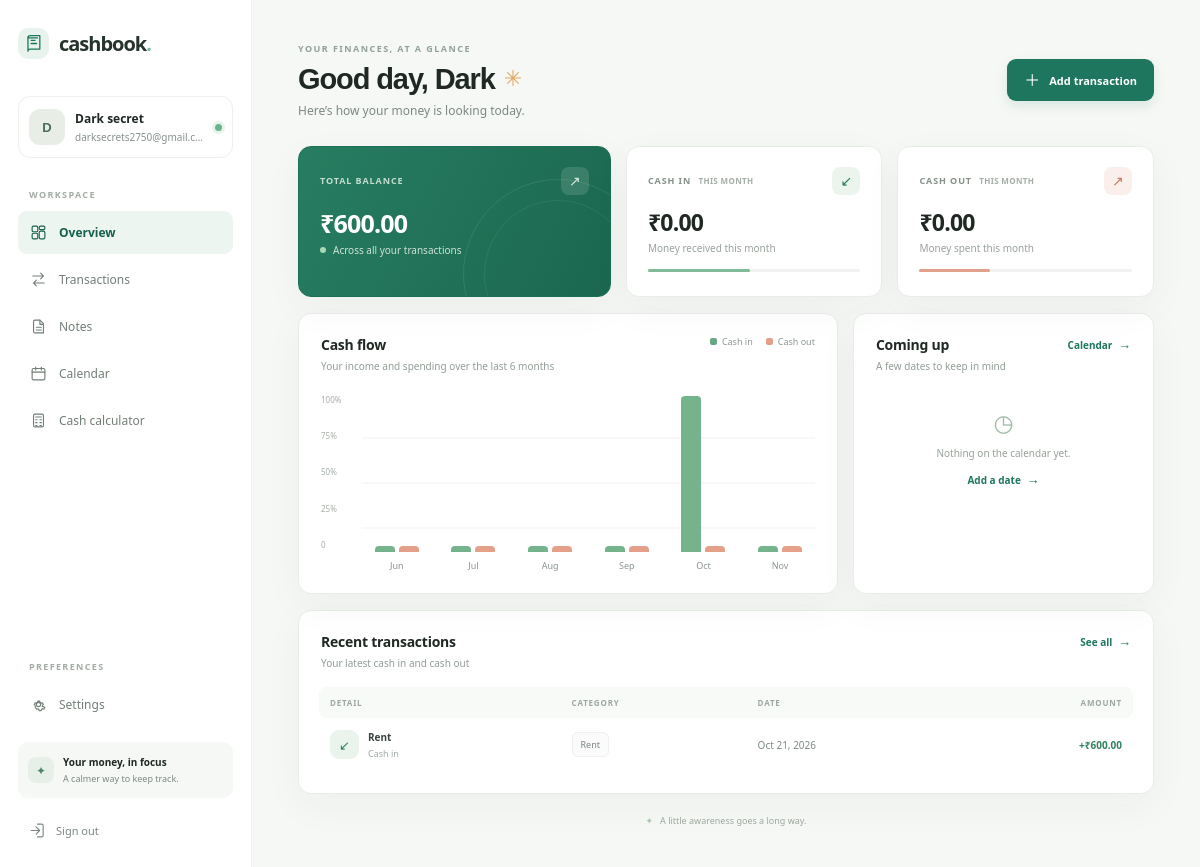
The app's page / (signed in) with its own data.
### Cashbook/cashbook/models.py (models this page shows, shortened)
class User(AbstractUser):
    username = None
    email = models.EmailField("email address", unique=True)
    LANGUAGE_CHOICES = [
        ("en", "English"),
        ("hi", "हिन्दी"),
        ("as", "অসমীয়া"),
        ("bn", "বাংলা"),
        ("gu", "ગુજરાતી"),
        ("kn", "ಕನ್ನಡ"),
        ("ks", "کٲشُر"),
        ("ml", "മലയാളം"),
        ("mr", "मराठी"),
        ("ne", "नेपाली"),
        ("or", "ଓଡ଼ିଆ"),
        ("pa", "ਪੰਜਾਬੀ"),
        ("sa", "संस्कृतम्"),
        ("ta", "தமிழ்"),
        ("te", "తెలుగు"),
        ("ur", "اردو"),
    ]
    CURRENCY_CHOICES = [
        ("INR", _("Indian Rupee (₹)")), ("USD", _("US Dollar ($)")), ("EUR", _("Euro (€)")),
        ("GBP", _("British Pound (£)")), ("CAD", _("Canadian Dollar (C$)")), ("AUD", _("Australian Dollar (A$)")),
    ]
    currency = models.CharField(max_length=3, choices=CURRENCY_CHOICES, default="INR")
    language = models.CharField(max_length=5, choices=LANGUAGE_CHOICES, default="en")
    dark_mode = models.BooleanField(default=False)
    DATE_FORMAT_CHOICES = [
        ("dmy", _("DD/MM/YYYY (day/month/year)")),
        ("mdy", _("MM/DD/YYYY (month/day/year)")),
        ("ymd", _("YYYY-MM-DD (year-month-day)")),
    ]
    date_format = models.CharField(max_length=3, choices=DATE_FORMAT_CHOICES, default="dmy")
    TIME_FORMAT_CHOICES = [("12h", _("12-hour")), ("24h", _("24-hour"))]
    CURRENCY_FORMAT_CHOICES = [("symbol", _("Currency symbol")), ("code", _("Currency code"))]
    time_format = models.CharField(max_length=3, choices=TIME_FORMAT_CHOICES, default="12h")
    currency_format = models.CharField(max_length=6, choices=CURRENCY_FORMAT_CHOICES, default="symbol")
    USERNAME_FIELD = "email"
    REQUIRED_FIELDS = []
    objects = UserManager()
    @property
    def display_name(self):
        return self.get_full_name().strip() or self.email.split("@")[0]

class Transaction(models.Model):
    INCOME = "income"
    EXPENSE = "expense"
    TYPE_CHOICES = [(INCOME, _("Cash in")), (EXPENSE, _("Cash out"))]
    user = models.ForeignKey(User, on_delete=models.CASCADE, related_name="transactions")
    account = models.ForeignKey("TransactionAccount", on_delete=models.CASCADE, related_name="transactions")
    kind = models.CharField(max_length=8, choices=TYPE_CHOICES)
    amount = models.DecimalField(max_digits=12, decimal_places=2, validators=[MinValueValidator(Decimal("0.01"))])
    category = models.CharField(max_length=60, default="General")
    description = models.CharField(max_length=180, blank=True)
    date = models.DateField(default=timezone.localdate)
    created_at = models.DateTimeField(auto_now_add=True)
    class Meta:
        ordering = ["-date", "-created_at"]

### Cashbook/cashbook/views.py (the view)
# urls.py: path("", views.dashboard, name="dashboard"),
@login_required
def dashboard(request):
    account = get_active_account(request)
    today = timezone.localdate()
    all_items = Transaction.objects.filter(user=request.user, account=account)
    month_items = all_items.filter(date__year=today.year, date__month=today.month)
    month_in, month_out = totals(month_items)
    total_in, total_out = totals(all_items)
    chart = []
    for offset in range(5, -1, -1):
        month_num = today.month - offset
        year = today.year
        while month_num <= 0:
            month_num += 12
            year -= 1
        month_date = date(year, month_num, 1)
        incoming, outgoing = totals(all_items.filter(date__year=year, date__month=month_num))
        chart.append({"label": date_format(month_date, "M"), "income": float(incoming), "expense": float(outgoing)})
    max_value = max((max(item["income"], item["expense"]) for item in chart), default=0) or 1
    for item in chart:
        item["income_height"] = max(4, round(item["income"] / max_value * 100))
        item["expense_height"] = max(4, round(item["expense"] / max_value * 100))
    context = page_context(request,
        today=today, balance=money(request.user, total_in - total_out, account=account),
        month_income=money(request.user, month_in, account=account), month_expense=money(request.user, month_out, account=account),
        active_account=account,
        recent_transactions=all_items[:6], chart=chart,
        upcoming_events=CalendarEvent.objects.filter(user=request.user, date__gte=today).order_by("date", "time")[:3],
    )
    return render(request, "cashbook/dashboard.html", context)

### Cashbook/cashbook/views.py (called while the page is built)
def money(user, amount, account=None):
    return f"{currency_prefix(user, account=account)}{amount:,.2f}"

def currency_prefix(user, account=None):
    currency = account.currency if account else user.currency
    if user.currency_format == "code":
        return f"{currency} "
    return CURRENCY_SYMBOLS.get(currency, currency + " ")

def totals(queryset):
    incoming = queryset.filter(kind=Transaction.INCOME).aggregate(total=Sum("amount"))["total"] or Decimal("0")
    outgoing = queryset.filter(kind=Transaction.EXPENSE).aggregate(total=Sum("amount"))["total"] or Decimal("0")
    return incoming, outgoing

def page_context(request, **context):
    active_account = context.get("active_account") or get_active_account(request)
    accounts = context.get("accounts")
    if accounts is None:
        accounts = list(TransactionAccount.objects.filter(user=request.user))
    context["active_account"] = active_account
    context["accounts"] = accounts
    context["currency_prefix"] = currency_prefix(request.user, account=active_account)
    context["transaction_currency"] = active_account.currency
    context["date_display_format"] = DATE_DISPLAY_FORMATS.get(request.user.date_format, "d/m/Y")
    context["time_display_format"] = "H:i" if request.user.time_format == "24h" else "g:i A"
    return context

### Cashbook/templates/cashbook/dashboard.html (shortened to what this page needs)
{% extends "cashbook/base.html" %}
{% load i18n %}
{% block content %}
  <div class="page-heading dashboard-heading">
    <div><span class="eyebrow">{% trans "YOUR FINANCES, AT A GLANCE" %}</span><h1>{% trans "Good day," %} {{ user.first_name|default:user.display_name }} <span class="wave">✳</span></h1><p>{% trans "Here’s how your money is looking today." %}</p></div>
    <a class="button button-primary" href="{% url 'transaction_create' %}"><span class="plus">＋</span> {% trans "Add transaction" %}</a>
  </div>
  <section class="summary-grid" aria-label="{% trans 'Cash summary' %}">
    <article class="summary-card balance-card"><div class="summary-top"><span class="summary-label">{% trans "TOTAL BALANCE" %}</span><span class="summary-icon balance-icon">↗</span></div><div class="summary-value">{{ balance }}</div><div class="summary-caption"><span class="status-dot"></span> {% trans "Across all your transactions" %}</div><div class="balance-decoration"></div></article>
    <article class="summary-card"><div class="summary-top"><span class="summary-label">{% trans "CASH IN" %} <span class="summary-period">{% trans "THIS MONTH" %}</span></span><span class="summary-icon income-icon">↙</span></div><div class="summary-value">{{ month_income }}</div><div class="summary-caption">{% trans "Money received this month" %}</div><div class="mini-track"><span class="mini-fill income-fill"></span></div></article>
    <article class="summary-card"><div class="summary-top"><span class="summary-label">{% trans "CASH OUT" %} <span class="summary-period">{% trans "THIS MONTH" %}</span></span><span class="summary-icon expense-icon">↗</span></div><div class="summary-value">{{ month_expense }}</div><div class="summary-caption">{% trans "Money spent this month" %}</div><div class="mini-track"><span class="mini-fill expense-fill"></span></div></article>
  </section>
  <section class="content-grid">
    <article class="panel chart-panel">
      <div class="panel-heading"><div><h2>{% trans "Cash flow" %}</h2><p>{% trans "Your income and spending over the last 6 months" %}</p></div><span class="chart-legend"><i class="legend-income"></i> {% trans "Cash in" %} <i class="legend-expense"></i> {% trans "Cash out" %}</span></div>
      <div class="chart-area" role="img" aria-label="{% trans 'Monthly cash in and cash out comparison' %}">
        <div class="chart-y"><span>100%</span><span>75%</span><span>50%</span><span>25%</span><span>0</span></div>
        <div class="chart-columns">{% for item in chart %}<div class="chart-month"><div class="bar-pair"><span class="bar bar-income" style="height:{{ item.income_height }}%" title="Cash in: {{ currency_prefix }}{{ item.income|floatformat:2 }}"></span><span class="bar bar-expense" style="height:{{ item.expense_height }}%" title="Cash out: {{ currency_prefix }}{{ item.expense|floatformat:2 }}"></span></div><span class="chart-label">{{ item.label }}</span></div>{% endfor %}</div>
      </div>
    </article>
    <article class="panel upcoming-panel">
      <div class="panel-heading"><div><h2>{% trans "Coming up" %}</h2><p>{% trans "A few dates to keep in mind" %}</p></div><a class="text-link" href="{% url 'calendar' %}">{% trans "Calendar" %} <span>→</span></a></div>
      {% if upcoming_events %}<div class="upcoming-list">{% for event in upcoming_events %}<a class="upcoming-item" href="{% url 'event_edit' event.pk %}"><span class="event-date"><strong>{{ event.date|date:"d" }}</strong><small>{{ event.date|date:"M" }}</small></span><span class="upcoming-copy"><strong>{{ event.title }}</strong><small>{% if event.date == today %}{% trans "Today" %}{% else %}{{ event.date|date:"l, M j" }}{% endif %}{% if event.time %} · {{ event.time|time:time_display_format }}{% endif %}</small></span><span class="upcoming-arrow">↗</span></a>{% endfor %}</div>{% else %}<div class="small-empty"><span class="empty-symbol">◷</span><p>{% trans "Nothing on the calendar yet." %}</p><a class="text-link" href="{% url 'event_create' %}">{% trans "Add a date" %} <span>→</span></a></div>{% endif %}
    </article>
  </section>
  <section class="panel transactions-panel">
    <div class="panel-heading"><div><h2>{% trans "Recent transactions" %}</h2><p>{% trans "Your latest cash in and cash out" %}</p></div><a class="text-link" href="{% url 'transactions' %}">{% trans "See all" %} <span>→</span></a></div>
    {% if recent_transactions %}
    <div class="table-wrap"><table class="data-table"><thead><tr><th>{% trans "DETAIL" %}</th><th>{% trans "CATEGORY" %}</th><th>{% trans "DATE" %}</th><th class="align-right">{% trans "AMOUNT" %}</th></tr></thead><tbody>
      {% for item in recent_transactions %}<tr><td><span class="transaction-avatar {% if item.kind == 'income' %}avatar-income{% else %}avatar-expense{% endif %}">{% if item.kind == 'income' %}↙{% else %}↗{% endif %}</span><span class="transaction-name"><strong>{{ item.description|default:item.category }}</strong><small>{% if item.kind == 'income' %}{% trans "Cash in" %}{% else %}{% trans "Cash out" %}{% endif %}</small></span></td><td><span class="category-tag">{{ item.category }}</span></td><td>{{ item.date|date:"M j, Y" }}</td><td class="align-right amount {% if item.kind == 'income' %}amount-in{% else %}amount-out{% endif %}">{% if item.kind == 'income' %}+{% else %}−{% endif %}{{ currency_prefix }}{{ item.amount|floatformat:2 }}</td></tr>{% endfor %}
    </tbody></table></div>
    {% endif %}
  </section>
  <div class="dashboard-footnote"><span>✦</span> {% trans "A little awareness goes a long way." %}</div>
{% endblock %}

### Cashbook/templates/cashbook/base.html (shortened to what this page needs)
{% load static i18n %}
<!doctype html>
<html lang="{{ request.LANGUAGE_CODE|default:'en' }}" data-theme="{% if user.is_authenticated and user.dark_mode %}dark{% else %}light{% endif %}">
<head>
  <link rel="stylesheet" href="{% static 'cashbook/app.css' %}">
</head>
<body class="app-body">
  <div class="app-shell">
    <aside class="sidebar" id="sidebar">
      <a class="brand" href="{% url 'dashboard' %}">
        <span class="brand-mark"><svg viewBox="0 0 24 24" aria-hidden="true"><path d="M5 4.75A2.75 2.75 0 0 1 7.75 2H20v17H7.75A2.75 2.75 0 0 0 5 21.75v-17Z"/><path d="M5 5h12M9 8h5M9 12h7"/></svg></span>
        <span>cashbook<span class="brand-period">.</span></span>
      </a>
      <div class="profile-chip">
        <span class="avatar">{{ user.first_name|first|upper|default:user.email|first|upper }}</span>
        <span class="profile-copy"><strong>{{ user.display_name }}</strong><small>{{ user.email }}</small></span>
        <span class="online-dot" title="{% trans 'Signed in' %}"></span>
      </div>
      <p class="nav-label">{% trans "WORKSPACE" %}</p>
      <nav class="primary-nav" aria-label="{% trans 'Main navigation' %}">
        <a class="nav-link {% if request.resolver_match.url_name == 'dashboard' %}active{% endif %}" href="{% url 'dashboard' %}">
          <svg viewBox="0 0 24 24" aria-hidden="true"><rect x="3" y="3" width="8" height="8" rx="2"/><rect x="13" y="3" width="8" height="5" rx="2"/><rect x="13" y="10" width="8" height="11" rx="2"/><rect x="3" y="13" width="8" height="8" rx="2"/></svg><span>{% trans "Overview" %}</span>
        </a>
        <a class="nav-link {% if request.resolver_match.url_name == 'transactions' or 'transaction' in request.resolver_match.url_name %}active{% endif %}" href="{% url 'transactions' %}">
          <svg viewBox="0 0 24 24" aria-hidden="true"><path d="M4 7h15m0 0-4-4m4 4-4 4M20 17H5m0 0 4-4m-4 4 4 4"/></svg><span>{% trans "Transactions" %}</span>
        </a>
        <a class="nav-link {% if 'note' in request.resolver_match.url_name %}active{% endif %}" href="{% url 'notes' %}">
          <svg viewBox="0 0 24 24" aria-hidden="true"><path d="M7 3h7l5 5v13H7a2 2 0 0 1-2-2V5a2 2 0 0 1 2-2Z"/><path d="M14 3v6h5M9 13h7m-7 4h7"/></svg><span>{% trans "Notes" %}</span>
        </a>
        <a class="nav-link {% if 'calendar' in request.resolver_match.url_name or 'event' in request.resolver_match.url_name %}active{% endif %}" href="{% url 'calendar' %}">
          <svg viewBox="0 0 24 24" aria-hidden="true"><rect x="3" y="5" width="18" height="16" rx="2"/><path d="M16 3v4M8 3v4M3 10h18"/></svg><span>{% trans "Calendar" %}</span>
        </a>
        <a class="nav-link {% if request.resolver_match.url_name == 'calculator' %}active{% endif %}" href="{% url 'calculator' %}">
          <svg viewBox="0 0 24 24" aria-hidden="true"><rect x="5" y="3" width="14" height="18" rx="2"/><path d="M8 7h8M8 11h2m4 0h2m-8 4h2m4 0h2m-8 4h2m4 0h2"/></svg><span>{% trans "Cash calculator" %}</span>
        </a>
      </nav>
      <div class="sidebar-spacer"></div>
      <p class="nav-label">{% trans "PREFERENCES" %}</p>
      <nav aria-label="{% trans 'Preferences' %}">
        <a class="nav-link {% if 'settings' in request.resolver_match.url_name or 'password' in request.resolver_match.url_name %}active{% endif %}" href="{% url 'settings' %}">
          <span>{% trans "Settings" %}</span>
        </a>
      </nav>
      <div class="sidebar-footer">
        <div class="privacy-note"><span class="privacy-icon">✦</span><div><strong>{% trans "Your money, in focus" %}</strong><small>{% trans "A calmer way to keep track." %}</small></div></div>
        <form method="post" action="{% url 'logout' %}">{% csrf_token %}<button class="logout-link" type="submit"><svg viewBox="0 0 24 24" aria-hidden="true"><path d="M10 17l5-5-5-5m5 5H3m9-9h6a2 2 0 0 1 2 2v14a2 2 0 0 1-2 2h-6"/></svg>{% trans "Sign out" %}</button></form>
      </div>
    </aside>
    <main class="main-area">
      <div class="page-content">{% block content %}{% endblock %}</div>
    </main>
  </div>
</body>
</html>

### records on screen
User: first_name|first "D", display_name "Dark secret", email "darksecrets2750@gmail.c…", first_name "Dark"
Transaction: description "Rent", category "Rent", date "Oct 21, 2026", currency_prefix "₹", amount "600.00"

### other values on screen
{{ balance }} "₹600.00"
{{ month_income }} "₹0.00"
{{ month_expense }} "₹0.00"
{{ item.label }} "Jun" "Jul" "Aug" "Sep" "Oct" "Nov"
